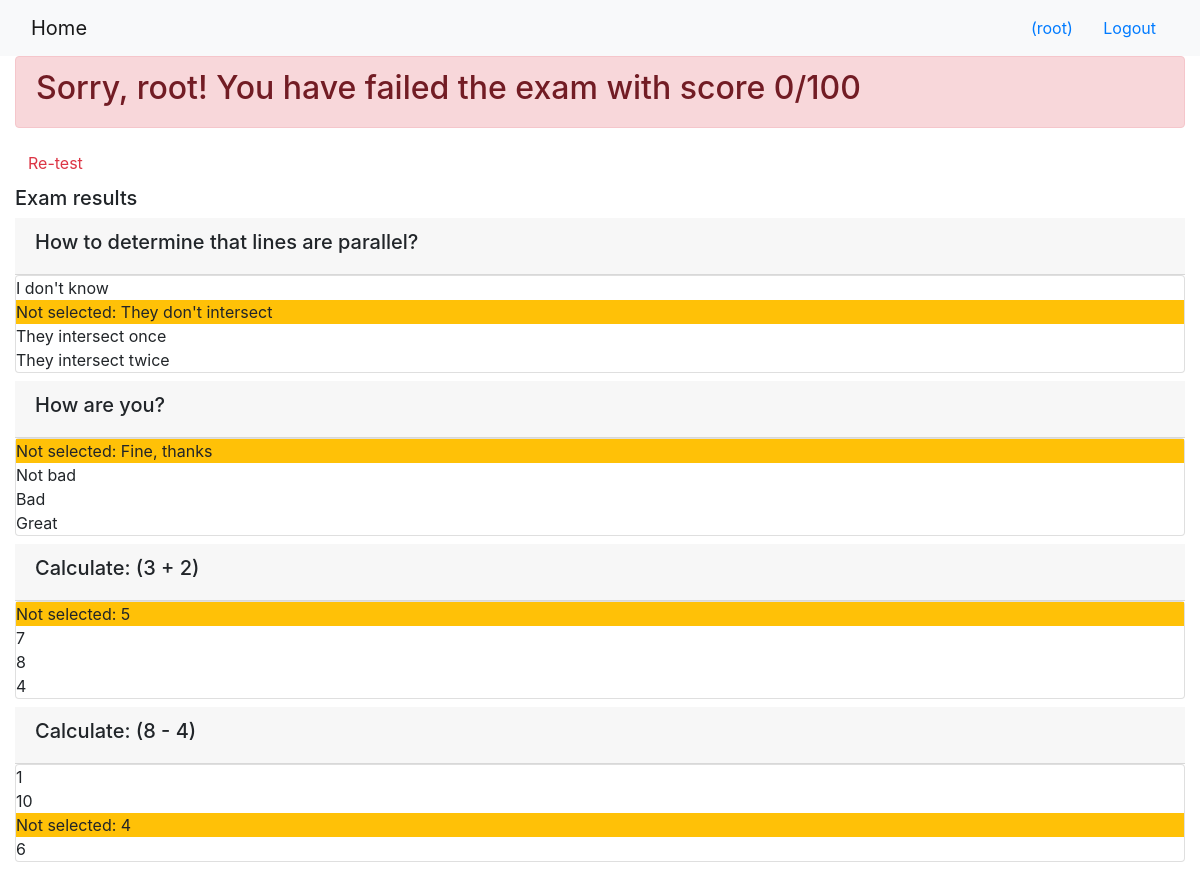
The page /onlinecourse/course/1/submission/1/result/ (signed in) on the database its author committed.
### onlinecourse/models.py (models this page shows, shortened)
class Question(models.Model):
    lesson = models.ForeignKey(Lesson, on_delete=models.CASCADE)
    text = models.TextField()
    grade = models.IntegerField()
    def is_get_score(self, selected_ids):
        correct_choices = self.choices.filter(is_correct=True)
        correct_ids = set(correct_choices.values_list('id', flat=True))
        if correct_ids == selected_ids:
            return True
        else:
            return False

class Choice(models.Model):
    question = models.ForeignKey(Question, on_delete=models.CASCADE, related_name='choices')
    text = models.TextField()
    is_correct = models.BooleanField(default=False)

### onlinecourse/views.py (the view)
def show_exam_result(request, course_id, submission_id):
    course = Course.objects.get(id=course_id)
    submission_obj = Submission.objects.get(id=submission_id)
    choices = submission_obj.choices.all()
    total_score = 0
    selected_ids = []  # Список id всех выбранных ответов в экзамене
    questions = []  # Список вопросов, на которые давались ответы в экзамене
    for choice in choices:
        selected_ids.append(choice.id)
        questions.append(choice.question)
    questions = set(questions)
    for question in questions:
        selected_choices = question.choices.filter(id__in=selected_ids)  # Список выбранных ответов в вопросе
        selected_ids_in_question = set(
            selected_choices.values_list('id', flat=True))  # Множество id выбранных ответов в одном вопросе
        if question.is_get_score(selected_ids_in_question):
            total_score += question.grade
    context = {'course': course,
               'total_score': total_score,
               'selected_ids': selected_ids}
    return render(request, 'onlinecourse/exam_result_bootstrap.html', context)

### onlinecourse/templates/onlinecourse/exam_result_bootstrap.html (shortened to what this page needs)
<!DOCTYPE html>
<html lang="en">
<head>
    {% load static %}
    <link rel="stylesheet" href="https://maxcdn.bootstrapcdn.com/bootstrap/4.5.2/css/bootstrap.min.css">
</head>
<body>
 <nav class="navbar navbar-light bg-light">
    <div class="container-fluid">
        <div class="navbar-header">
              <a class="navbar-brand" href="{% url 'onlinecourse:index' %}">Home</a>
        </div>
        <ul class="nav navbar-nav navbar-right">
            {% if user.is_authenticated %}
            <li>
                <a class="btn btn-link" href="#">{{ user.first_name }}({{ user.username }})</a>
                <a class="btn btn-link" href="{% url 'onlinecourse:logout' %}">Logout</a>
            </li>
            {% endif %}
        </ul>
    </div>
</nav>
<div class="container-fluid">
    {% if total_score > 80 %}
    <div class="alert alert-success">
        <h2>Congratulations, {{ request.user.username }}!
            You have passed the exam and completed the course with score {{ total_score }}/100</h2>
    </div>
        {% else %}
        <div class="alert alert-danger">
            <h2>Sorry, {{ request.user.username }}!
                You have failed the exam with score {{ total_score }}/100</h2>
        </div>
        <a class="btn btn-link text-danger" href="{% url 'onlinecourse:course_details' course.id %}">Re-test</a>
        {% endif %}
        <div class="card-columns-vertical mt-1">
        <h5 class="">Exam results</h5>
            {% for lesson in course.lesson_set.all %}
                {% for question in lesson.question_set.all %}
                        <div class="card-header"><h5>{{ question.text }}</h5></div>
                    <div class="card mb-2">
                    {% for choice in question.choices.all %}
                        {% if choice.is_correct and choice.id in selected_ids %}
                            <div class="bg-success">Correct answer: {{ choice.text }}</div>
                        {% elif choice.is_correct %}
                            <div class="bg-warning">Not selected: {{ choice.text }}</div>
                        {% elif not choice.is_correct and choice.id in selected_ids %}
                            <div class="bg-danger">Incorrect: {{ choice.text }}</div>
                        {% elif not choice.is_correct %}
                            {{ choice.text }}<br>
                        {% endif %}
                    {% endfor %}
                    </div>
                {% endfor %}
            {% endfor %}
        </div>
    </div>
</body>
</html>

### rows shown on the page
Question: text "How to determine that lines are parallel?"
Choice: text "I don't know"
Choice: text "They don't intersect"
Choice: text "They intersect once"
Choice: text "They intersect twice"
Question: text "How are you?"
Choice: text "Fine, thanks"
Choice: text "Not bad"
Choice: text "Bad"
Choice: text "Great"
Question: text "Calculate: (3 + 2)"
Choice: text "5"
Choice: text "7"
Choice: text "8"
Choice: text "4"
Question: text "Calculate: (8 - 4)"
Choice: text "1"
Choice: text "10"
Choice: text "4"
Choice: text "6"

### other values the page prints
{{ user.username }} "root"
{{ request.user.username }} "root"
{{ total_score }} "0"
